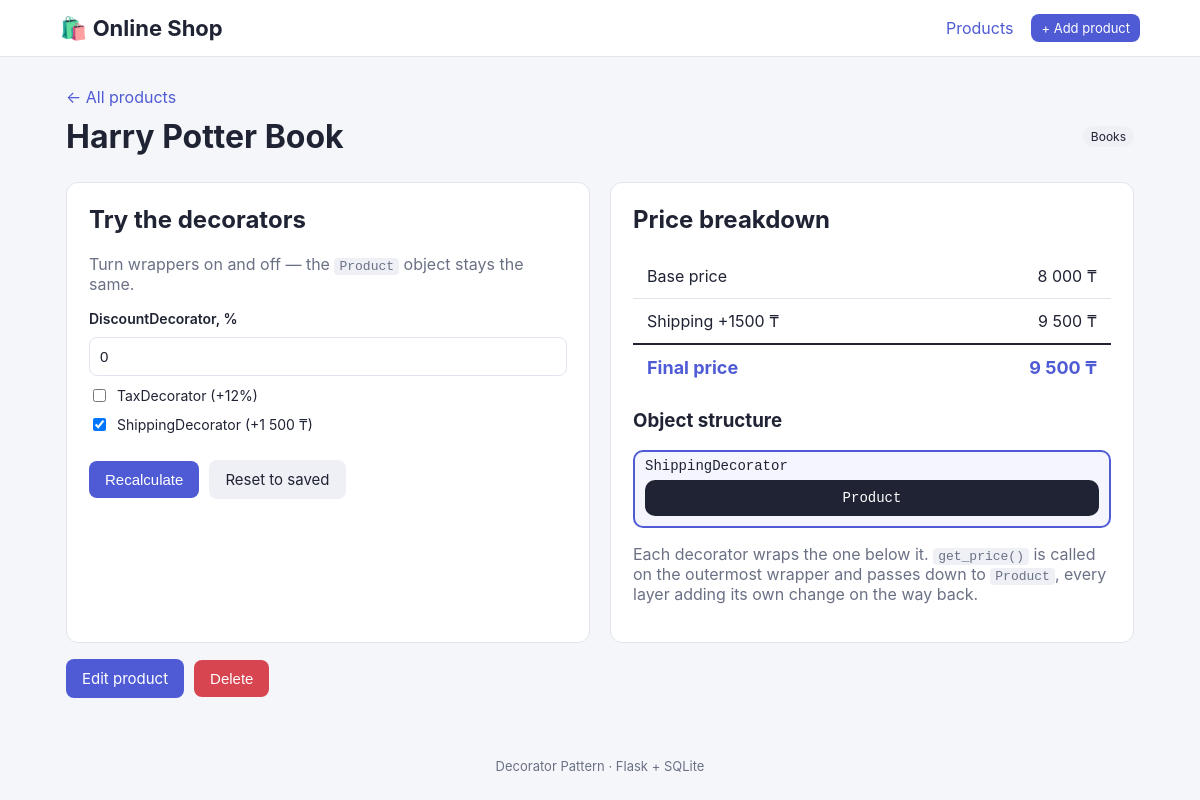
The app's page /product/3 with its own data.
### tables this page shows
CREATE TABLE products (
            id INTEGER PRIMARY KEY AUTOINCREMENT,
            name TEXT NOT NULL,
            price REAL NOT NULL CHECK(price > 0),
            category TEXT NOT NULL,
            discount INTEGER NOT NULL DEFAULT 0 CHECK(discount BETWEEN 0 AND 90),
            apply_tax INTEGER NOT NULL DEFAULT 0,
            apply_shipping INTEGER NOT NULL DEFAULT 0
        );

### app.py (the view)
@app.route("/product/<int:product_id>")
def detail(product_id):
    row = db.get_product(product_id)
    if row is None:
        abort(404)
    if "demo" in request.args:
        try:
            discount = max(0, min(90, int(request.args.get("discount", 0))))
        except ValueError:
            discount = 0
        tax = "tax" in request.args
        shipping = "shipping" in request.args
    else:
        discount = row["discount"]
        tax = bool(row["apply_tax"])
        shipping = bool(row["apply_shipping"])
    component = apply_decorators(to_product(row), discount, tax, shipping)
    chain = []
    current = component
    while hasattr(current, "_component"):
        chain.append(type(current).__name__)
        current = current._component
    chain.append("Product")
    return render_template(
        "detail.html", product=row, component=component, chain=chain,
        discount=discount, tax=tax, shipping=shipping,
        tax_rate=TAX_RATE, shipping_cost=SHIPPING_COST,
    )

### app.py (called while the page is built)
def to_product(row):
    return Product(row["id"], row["name"], row["price"], row["category"])

@app.template_filter("money")
def money(value):
    return f"{value:,.0f} ₸".replace(",", " ")

### database.py (called while the page is built)
def connect():
    conn = sqlite3.connect(DB_NAME)
    conn.row_factory = sqlite3.Row
    return conn

def get_product(product_id):
    conn = connect()
    row = conn.execute("SELECT * FROM products WHERE id = ?", (product_id,)).fetchone()
    conn.close()
    return row

### templates/detail.html (shortened to what this page needs)
{% extends "base.html" %}
{% block content %}
<a href="{{ url_for('index') }}">← All products</a>
<div class="page-head">
    <h1>{{ product.name }}</h1>
    <span class="tag">{{ product.category }}</span>
</div>
<div class="detail-grid">
    <section class="panel">
        <h2>Try the decorators</h2>
        <p class="hint">Turn wrappers on and off — the <code>Product</code> object stays the same.</p>
        <form method="GET">
            <label for="discount">DiscountDecorator, %</label>
            <input id="discount" type="number" name="discount" min="0" max="90" value="{{ discount }}">
            <label class="check"><input type="checkbox" name="tax" {% if tax %}checked{% endif %}>
                TaxDecorator (+{{ tax_rate }}%)</label>
            <label class="check"><input type="checkbox" name="shipping" {% if shipping %}checked{% endif %}>
                ShippingDecorator (+{{ shipping_cost | money }})</label>
            <div class="actions">
                <button>Recalculate</button>
                <a class="button secondary" href="{{ url_for('detail', product_id=product.id) }}">Reset to saved</a>
            </div>
        </form>
    </section>
    <section class="panel">
        <h2>Price breakdown</h2>
        <table class="steps">
            {% for label, price in component.get_steps() %}
            <tr><td>{{ label }}</td><td class="num">{{ price | money }}</td></tr>
            {% endfor %}
            <tr class="total"><td>Final price</td><td class="num">{{ component.get_price() | money }}</td></tr>
        </table>
        <h3>Object structure</h3>
        <div class="chain">
            {% for name in chain %}<div class="layer {{ 'core' if name == 'Product' }}">{{ name }}{% endfor %}
            {% for name in chain %}</div>{% endfor %}
        </div>
        <p class="hint">Each decorator wraps the one below it. <code>get_price()</code> is called on the
            outermost wrapper and passes down to <code>Product</code>, every layer adding its own change on the way back.</p>
    </section>
</div>
<div class="actions">
    <a class="button" href="{{ url_for('edit', product_id=product.id) }}">Edit product</a>
    <form method="POST" action="{{ url_for('delete', product_id=product.id) }}"
          onsubmit="return confirm('Delete {{ product.name }}?')">
        <button class="danger">Delete</button>
    </form>
</div>
{% endblock %}

### static/style.css (style rules this page uses)
:root { --bg: #f5f6fa; --card: #ffffff; --border: #e1e4ed; --text: #1f2333; --muted: #6b7185; --accent: #4f5bd5; --danger: #d64550; --discount: #e8f6ee; --discount-text: #1f7a4a; --tax: #fff4e0; --tax-text: #a0620b; --shipping: #e8efff; --shipping-text: #3550b5; }
* { box-sizing: border-box; }
body { margin: 0; font-family: -apple-system, "Segoe UI", Arial, sans-serif; background: var(--bg); color: var(--text); }
a { color: var(--accent); text-decoration: none; }
h1 { margin: 10px 0; }
.page-head { display: flex; justify-content: space-between; align-items: center; flex-wrap: wrap; gap: 12px; margin-bottom: 16px; }
.hint, .muted { color: var(--muted); }
.panel { background: var(--card); border: 1px solid var(--border); border-radius: 12px; padding: 22px; }
.panel h2 { margin-top: 0; }
form { display: grid; gap: 10px; }
input, select { padding: 10px; border: 1px solid var(--border); border-radius: 8px; font-size: 15px; background: #fff; color: var(--text); }
label { font-weight: 600; font-size: 14px; }
label.check { font-weight: normal; display: flex; align-items: center; gap: 8px; }
button, .button { padding: 10px 16px; background: var(--accent); color: #fff; border: none; border-radius: 8px; cursor: pointer; font-size: 15px; display: inline-block; text-align: center; }
.button.secondary { background: #eef0f6; color: var(--text); }
.danger { background: var(--danger); }
.actions { display: flex; gap: 10px; align-items: center; margin-top: 16px; }
.actions form { display: inline; }
table { width: 100%; border-collapse: collapse; }
th, td { padding: 12px 14px; border-bottom: 1px solid var(--border); text-align: left; white-space: nowrap; }
tr:last-child td { border-bottom: none; }
.num { text-align: right; }
.tag { font-size: 12px; background: #eef0f6; padding: 3px 8px; border-radius: 20px; }
.detail-grid { display: grid; grid-template-columns: 1fr 1fr; gap: 20px; }
.steps td { white-space: normal; }
.steps .total td { font-weight: bold; font-size: 18px; color: var(--accent); border-top: 2px solid var(--text); }
.chain { margin: 10px 0; }
.layer { border: 2px solid var(--accent); border-radius: 10px; padding: 6px 10px 10px; margin-top: 6px; font-family: monospace; font-size: 14px; background: rgba(79, 91, 213, 0.06); }
.layer.core { border-color: var(--text); background: var(--text); color: #fff; text-align: center; padding: 8px; }
code { background: #eef0f6; padding: 1px 5px; border-radius: 4px; }

### records on screen
products: name "Harry Potter Book", category "Books", label "Base price", price "8 000 ₸"

### other values on screen
{{ tax_rate }} "12"
{{ shipping_cost | money }} "1 500 ₸"
{{ label }} "Shipping +1500 ₸"
{{ price | money }} "9 500 ₸"
{{ component.get_price() | money }} "9 500 ₸"
{{ name }} "ShippingDecorator" "Product"
